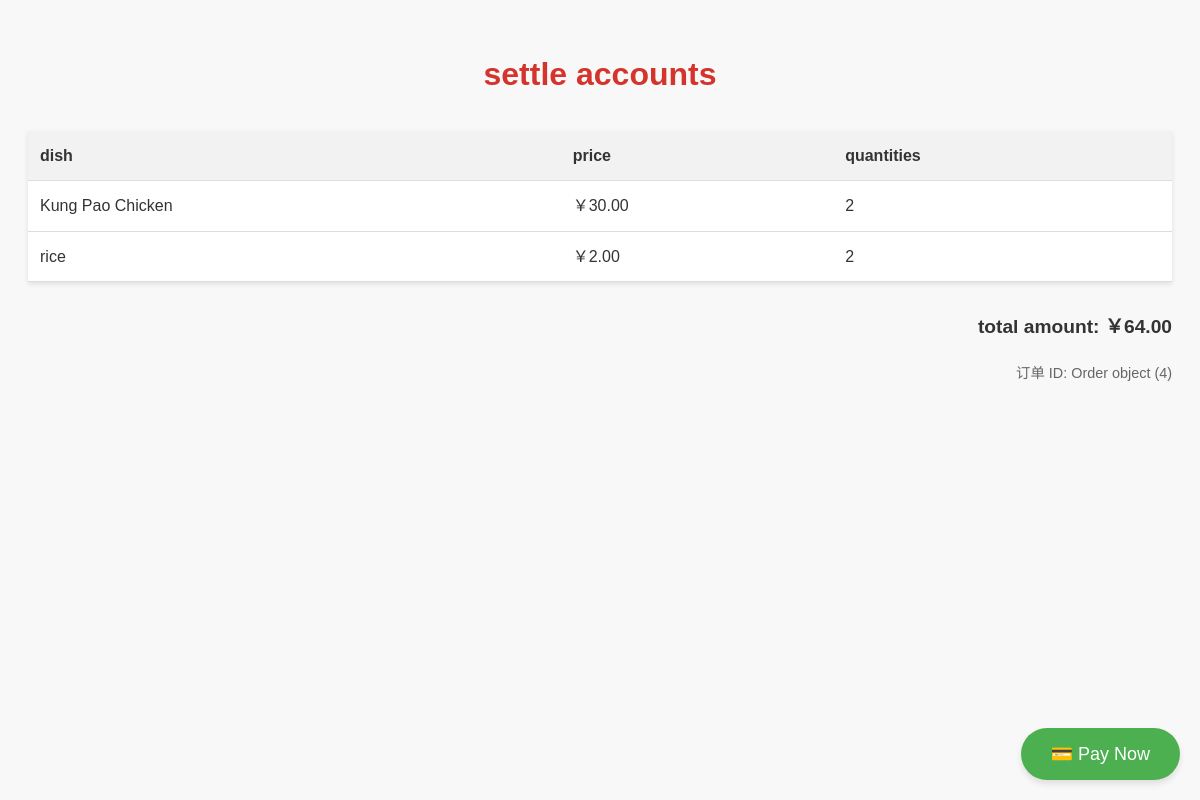
The app's page /order/checkout/4/ with its own data.
### orders/models.py (models this page shows, shortened)
class OrderItems(models.Model):
    order = models.ForeignKey(Order, on_delete=models.CASCADE, related_name="order_items")
    menuitem = models.ForeignKey(MenuItem, on_delete=models.CASCADE, related_name="menu_orders")
    quantity = models.IntegerField(default=1)  # 添加 quantity 字段，确保记录菜品数量
    class Meta:
        unique_together = (('order', 'menuitem'),)

class MenuItem(models.Model):
    name = models.CharField(max_length=100)
    description = models.TextField()
    price = models.DecimalField(max_digits=10, decimal_places=2)
    image = models.ImageField(upload_to="menu_image/", blank=True, null=True)  # 修改为 ImageField

class Order(models.Model):
    STATUS_CHOICES = [
        ("Pending", "待处理"),
        ("Preparing", "正在准备"),
        ("Completed", "完成"),
    ]
    status = models.CharField(max_length=20, choices=STATUS_CHOICES, default="Pending")
    table = models.ForeignKey('Table', on_delete=models.CASCADE)
    items = models.ManyToManyField(MenuItem, through='OrderItems')
    created_at = models.DateTimeField(default=timezone.now, blank=True)

### orders/views.py (the view)
# urls.py: path("checkout/<int:order_id>/", views.checkout, name="checkout"),
def checkout(request, order_id):
    order = get_object_or_404(Order, id=order_id)
    order_items = OrderItems.objects.filter(order=order)
    total_price = sum(item.menuitem.price * item.quantity for item in order_items)
    menu_items = list(MenuItem.objects.values("id", "name", "price"))
    for item in menu_items:
        item["price"] = float(item["price"])
    menu_items_json = json.dumps(menu_items)
    return render(request, "orders/checkout.html", {
        "order": order,
        "order_items": order_items,
        "total_price": total_price,
        "menu_items_json": menu_items_json
    })

### orders/templates/orders/checkout.html (shortened to what this page needs)
<!DOCTYPE html>
<html lang="zh">
<head>
    {% load static %}
    <link rel="stylesheet" href="{% static 'css/style.css' %}">
</head>
<body>
    <h1>settle accounts</h1>
    <table>
        <thead>
            <tr>
                <th>dish</th>
                <th>price</th>
                <th>quantities</th>
            </tr>
        </thead>
        <tbody>
            {% for item in order_items %}
            <tr>
                <td>{{ item.menuitem.name }}</td>
                <td>￥{{ item.menuitem.price|floatformat:2 }}</td>
                <td>{{ item.quantity }}</td>
            </tr>
            {% endfor %}
        </tbody>
    </table>
    <p class="total-price">total amount: ￥{{ total_price|floatformat:2 }}</p>
    <p class="order-id">订单 ID: {{ order }}</p>
    <button class="floating-button" onclick="goToPayment()">💳 Pay Now</button>
</body>
</html>

### static/css/style.css (style rules this page uses)
body { font-family: Arial, sans-serif; }
.floating-button { position: fixed; bottom: 20px; right: 20px; background-color: #ff6600; color: white; border: none; padding: 15px 20px; border-radius: 50px; font-size: 18px; cursor: pointer; box-shadow: 2px 2px 10px rgba(0, 0, 0, 0.2); }

### orders/templates/orders/checkout.html (style rules this page uses)
body { font-family: 'Microsoft YaHei', 'Heiti SC', 'Helvetica', sans-serif; background-color: #f8f8f8; color: #333; line-height: 1.6; padding: 20px; }
h1 { color: #d4342c; text-align: center; margin-bottom: 30px; }
table { width: 100%; border-collapse: collapse; margin-bottom: 30px; background-color: white; box-shadow: 0 2px 5px rgba(0,0,0,0.1); }
th, td { padding: 12px; text-align: left; border-bottom: 1px solid #ddd; }
th { background-color: #f2f2f2; font-weight: bold; }
.total-price { font-size: 1.2em; font-weight: bold; text-align: right; margin-top: 20px; }
.order-id { font-size: 0.9em; color: #666; text-align: right; }
.floating-button { position: fixed; bottom: 20px; right: 20px; background-color: #4CAF50; color: white; border: none; padding: 15px 30px; border-radius: 30px; font-size: 18px; cursor: pointer; box-shadow: 0 4px 6px rgba(0,0,0,0.1); transition: background-color 0.3s; }

### records on screen
OrderItems: menuitem.name "Kung Pao Chicken", menuitem.price "30.00", quantity "2"
OrderItems: menuitem.name "rice", menuitem.price "2.00", quantity "2"
Order: id "Order object (4)"

### other values on screen
{{ total_price|floatformat:2 }} "64.00"
